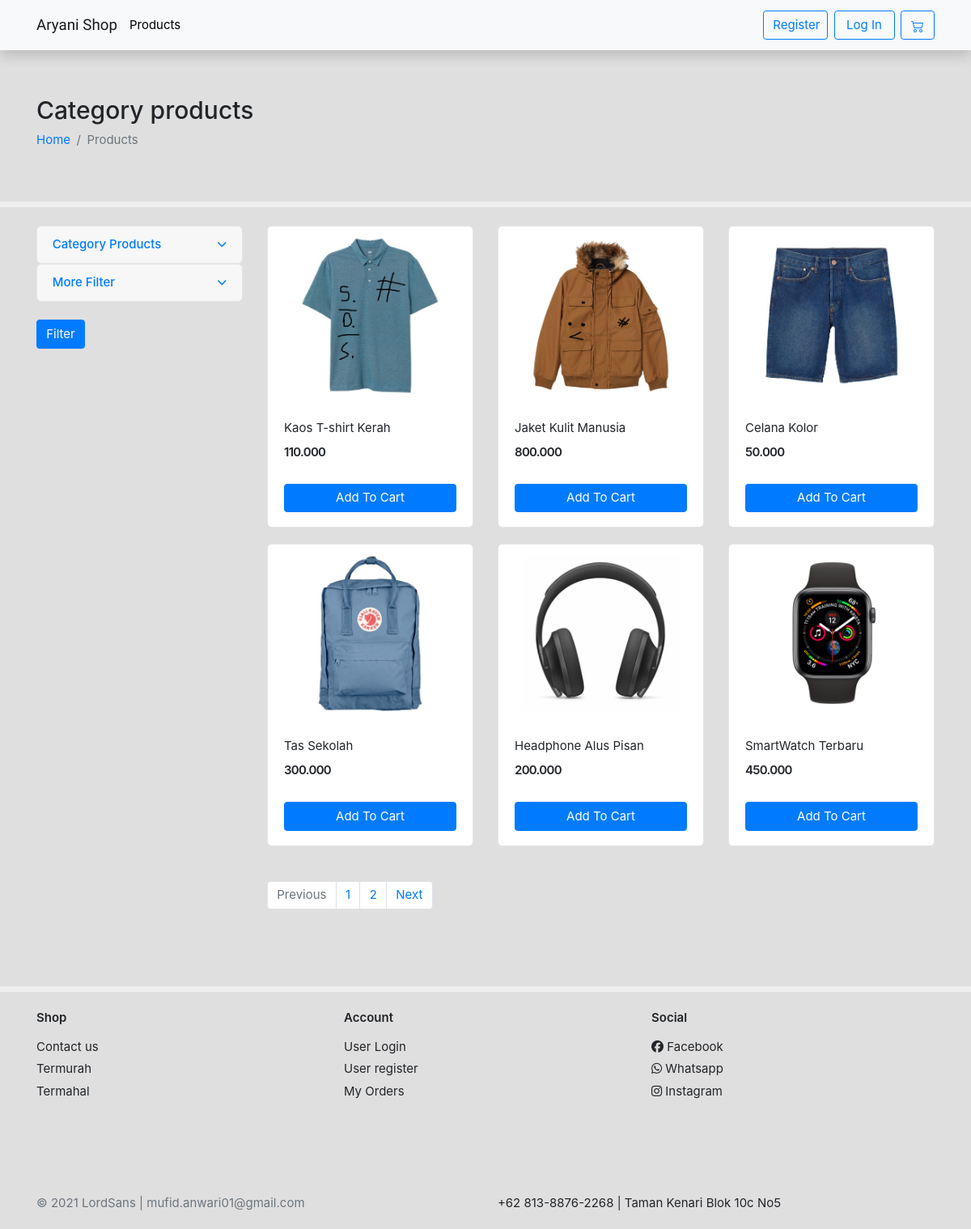
The page /product/ on the database as committed earlier.
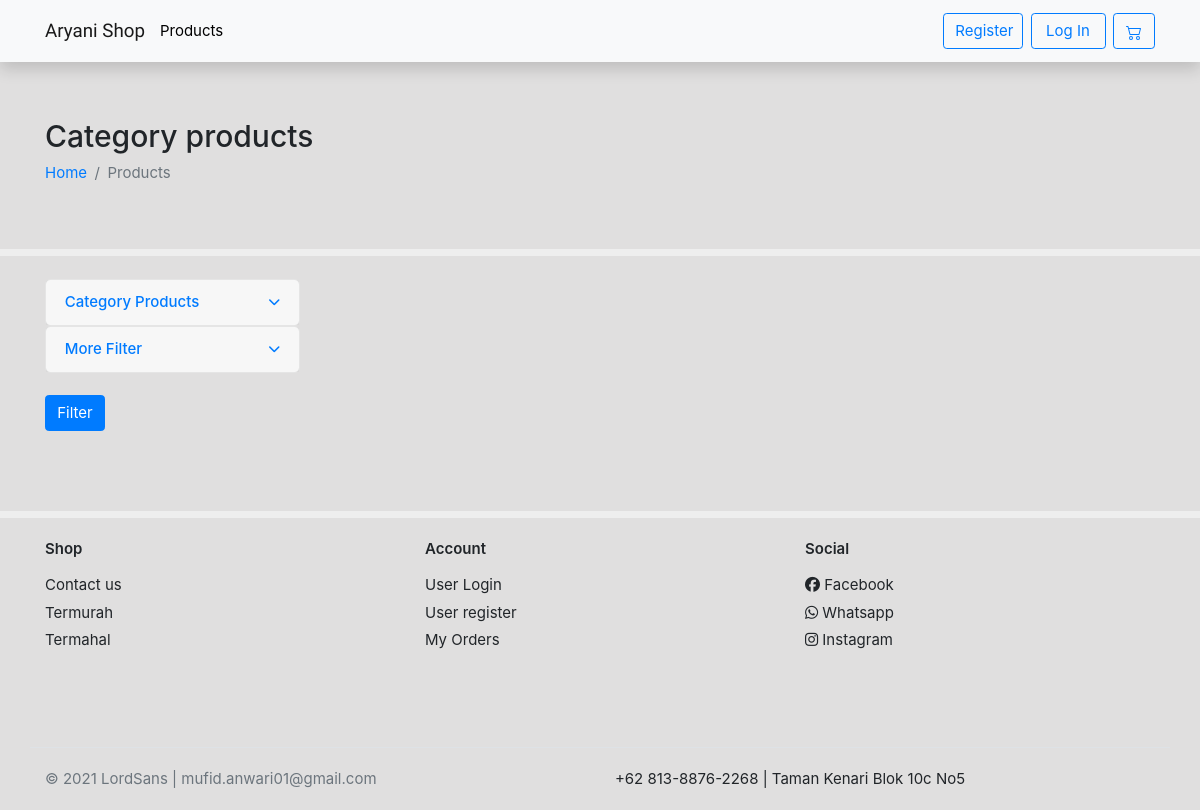
The same page on the database as committed later.
### home/models.py (models this page shows, shortened)
class Product(models.Model):
    category = models.ForeignKey(Category, related_name='product', on_delete=models.CASCADE)
    title = models.CharField(max_length=200,unique=True)
    image_product = models.ImageField(null=True, blank=True,upload_to='images/')
    price = models.DecimalField(max_digits=7,decimal_places=3)
    description = models.TextField()
    upload_time = models.DateField(auto_now_add=True)
    stock = models.IntegerField(default=1)
    slug = models.SlugField(blank= True)
    @property
    def imageURL(self):
        try:
            url = self.image_product.url
        except:
            url = ''
        return url

### home/views.py (the view)
# urls.py: path('',HomeView.as_view(template_name='home/indexhome.html',paginate_by=4),name='index'),
class HomeView(ListView):
    model = Product
    category = Category.objects.all()
    queryset = model.objects.all()
    extra_context = {
        'categories':category
    }
    def get_queryset(self):
        request = self.request.GET
        if len(request) != 0:
            if next(iter(request)) == 'category':
                self.queryset = Product.objects.filter(category_id=self.request.GET['category'])
        return super().get_queryset()
    def get_ordering(self):
        request = self.request.GET
        if len(request) != 0:
            for i in request:
                if i == 'more-filter':
                    ordering = [request["more-filter"]]
                    return ordering
    def get_context_data(self,*args,**kwargs):
        request = self.request
        context = super().get_context_data()
        self.kwargs.update(self.extra_context)
        kwargs = self.kwargs
        if len(request.GET) != 0:
            if next(iter(request.GET)) == 'category-id':
                context['active'] = Category.objects.get(id=request.GET['category-id'])
        context.update(cartData(self.request))
        context.update(mergeFunction(request,context['items']))
        return context

### home/models.py (called while the page is built)
    def __str__(self):
        return self.name

### home/utils.py (called while the page is built)
def cartData(request):
    if request.user.is_authenticated:
        customer = request.user
        order,created = Order.objects.get_or_create(user=customer, complete=False)
        items = order.orderitem_set.all()
    else:
        items = []
        order = {'get_cart_items':'0','get_cart_totals':'0'}
        items = order['get_cart_totals']
    return {'items':items, 'order':order}

def whatsappLinkCheckout(request,context):
    items = context
    if len(context) > 1 or context == 0:
        productName = [item.product.title for item in items]
        productNumber = [item.quantity for item in items]
        title = ""
        for i,a in zip(productName,productNumber):
            title += str(i) +" Jumlahnya: "+ str(a)
            title += ', '
        textWA = f'Permisi Bu aryani Saya ingin memesan:%0A{title}%0ADikirim Ke :%0ACatatan :%0ASekian Terimakasih.'
        linked = {'link':base + textWA.replace(' ', '%20')}
        return linked
    else:
        return {'link':'Failed'}

### templates/home/producthome.html (shortened to what the changed rows need)
{% extends "base.html" %}
{% block content %}
    <section class="section-pagetop bg under-nav ">
        <div class="container">
            <h2 class="title-page">Category products</h2>
        </div>
    </section>
    <section class="section-content padding-y">
    <div class="container">
    <div class="row">
    <main class="col-md-9 mt-4">
    <div class="row">
        {% for product in product_list %}
            <div class="col-md-4 col-sm-6 col-6">
                <figure class="card card-product-grid">
                    <div class="img-wrap img-product">
                        <a href="{% url 'homey:detail' product.slug %}"><img src="{{product.imageURL}}"></a>
                    </div>
                    <figcaption class="info-wrap">
                        <div class="fix-height">
                            <a href="{% url 'homey:detail' product.slug %}" class="title">{{product.title}}</a>
                            <div class="price-wrap mt-2">
                                <span class="price">{{product.price}}</span>
                            </div>
                        </div>
                        {% if is_user %}
                            <button type="button" class="btn btn-block btn-primary" data-toggle="modal" data-target="#exampleModal">
                                Add To Cart
                            </button>
                        {% else %}
                            <a data-action='add' data-product='{{product.id}}' href="" class="btn btn-block btn-primary update-cart">Add to cart </a>
                        {% endif %}
                    </figcaption>
                </figure>
            </div>
        {% endfor %}
    </div>
    {% if path %}
        <nav class="mt-4" aria-label="Page navigation sample">
        {% if is_paginated %}
        <ul class="pagination">
        {% if page_obj.has_previous %}
            <li class="page-item"><a class="page-link" href="{{path}}&page={{page_obj.previous_page_number}}">Previous</a></li>
        {% else %}
            <li class="page-item disabled"><a class="page-link" href="#">Previous</a></li>
        {% endif %}
        {% for i in paginator.page_range %}
            <li class="page-item"><a class="page-link" href="{{path}}&page={{i}}">{{i}}</a></li>
        {% endfor %}
        {% if page_obj.has_next %}
            <li class="page-item"><a class="page-link" href="{{path}}&page={{page_obj.next_page_number}}">Next</a></li>
        {% else %}
            <li class="page-item disabled"><a class="page-link" href="#">Next</a></li>
        {% endif %}
        </ul>
        {% endif %}
        </nav>
    {% else %}
    <nav class="mt-4" aria-label="Page navigation sample">
        {% if is_paginated %}
        <ul class="pagination">
        {% if page_obj.has_previous %}
            <li class="page-item"><a class="page-link" href="{% url 'homey:product' %}?page={{page_obj.previous_page_number}}">Previous</a></li>
        {% else %}
            <li class="page-item disabled"><a class="page-link" href="#">Previous</a></li>
        {% endif %}
        {% for i in paginator.page_range %}
            <li class="page-item"><a class="page-link" href="{% url 'homey:product' %}?page={{i}}">{{i}}</a></li>
        {% endfor %}
        {% if page_obj.has_next %}
            <li class="page-item"><a class="page-link" href="{% url 'homey:product' %}?page={{page_obj.next_page_number}}">Next</a></li>
        {% else %}
            <li class="page-item disabled"><a class="page-link" href="#">Next</a></li>
        {% endif %}
        </ul>
        {% endif %}
        </nav>
    {% endif %}
    </main>
    </div>
    </div>
    </section>
{% endblock content %}

Rows that differ between the two databases and show on the page:
removed Product: imageURL (picture), title "Kaos T-shirt Kerah", price "110.000"
removed Product: imageURL (picture), title "Jaket Kulit Manusia", price "800.000"
removed Product: imageURL (picture), title "Celana Kolor", price "50.000"
removed Product: imageURL (picture), title "Tas Sekolah", price "300.000"
removed Product: imageURL (picture), title "Headphone Alus Pisan", price "200.000"
removed Product: imageURL (picture), title "SmartWatch Terbaru", price "450.000"
Other text that changed with them:
text no longer shown: "Previous Next"
list line gone: "1"
list line gone: "2"
